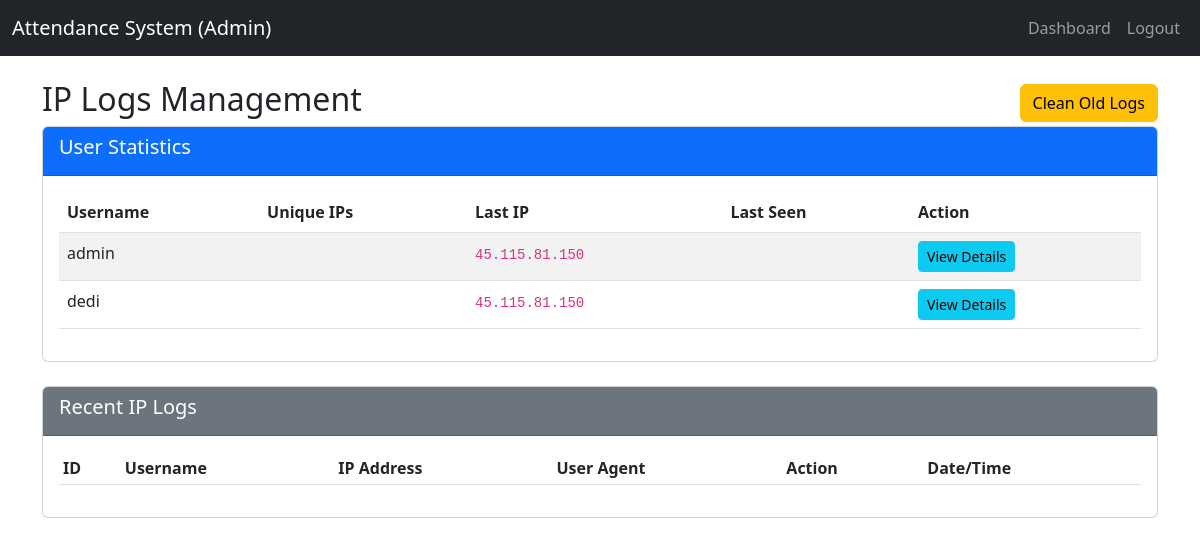
Page /admin/all-ips (signed in) on the committed database.
### tables this page shows
CREATE TABLE users (
                    id INTEGER PRIMARY KEY AUTOINCREMENT,
                    username TEXT UNIQUE NOT NULL,
                    password TEXT NOT NULL,
                    role TEXT NOT NULL,
                    default_shift TEXT DEFAULT 'auto'
                );

### app.py (the view)
@app.route('/admin/all-ips')
@login_required
@admin_required
def all_ips():
    stats = query_db('''
        SELECT
            u.id as user_id,
            u.username,
            COUNT(DISTINCT l.ip_address) as unique_ips,
            COUNT(l.id) as total_logins,
            MAX(l.created_at) as last_login,
            (
                SELECT ip_address FROM ip_logs l2
                WHERE l2.user_id = u.id
                ORDER BY created_at DESC LIMIT 1
            ) as last_ip
        FROM users u
        LEFT JOIN ip_logs l ON u.id = l.user_id
        GROUP BY u.id, u.username
        ORDER BY last_login DESC
    ''')
    logs = query_db('''
        SELECT l.*, u.username
        FROM ip_logs l
        JOIN users u ON l.user_id = u.id
        ORDER BY l.created_at DESC
        LIMIT 1000
    ''')
    return render_template('all_ips.html', stats=stats, logs=logs)

### app.py (called while the page is built)
def get_db():
    if DATABASE_URL and DATABASE_URL.startswith('postgres'):
        if not hasattr(g, '_database'):
            g._database = psycopg2.connect(DATABASE_URL, cursor_factory=RealDictCursor)
        return g._database
    else:
        db = getattr(g, '_database', None)
        if db is None:
            db = g._database = sqlite3.connect('attendance.db')
            db.row_factory = sqlite3.Row
        return db

@app.teardown_appcontext
def close_connection(exception):
    db = getattr(g, '_database', None)
    if db is not None:
        db.close()

def query_db(query, args=(), one=False):
    try:
        conn = get_db()
        if DATABASE_URL and DATABASE_URL.startswith('postgres'):
            cur = conn.cursor()
            cur.execute(query.replace('?', '%s'), args)
            rv = cur.fetchall()
            cur.close()
            return (rv[0] if rv else None) if one else rv
        else:
            cur = conn.execute(query, args)
            rv = cur.fetchall()
            cur.close()
            return (rv[0] if rv else None) if one else rv
    except Exception as e:
        app.logger.error(f"Database query error: {str(e)}")
        raise

def login_required(f):
    @wraps(f)
    def decorated_function(*args, **kwargs):
        if 'user_id' not in session:
            flash('Please log in first.', 'warning')
            return redirect(url_for('login'))
        return f(*args, **kwargs)
    return decorated_function

def admin_required(f):
    @wraps(f)
    def decorated_function(*args, **kwargs):
        if session.get('role') != 'admin':
            flash('Admin access required.', 'danger')
            return redirect(url_for('dashboard'))
        return f(*args, **kwargs)
    return decorated_function

### templates/all_ips.html (shortened to what this page needs)
<!DOCTYPE html>
<html lang="en">
<head>
    <link href="https://cdn.jsdelivr.net/npm/bootstrap@5.3.0/dist/css/bootstrap.min.css" rel="stylesheet">
    <link rel="stylesheet" href="{{ url_for('static', filename='style.css') }}">
</head>
<body>
    <nav class="navbar navbar-expand-lg navbar-dark bg-dark">
        <div class="container-fluid">
            <a class="navbar-brand" href="#">Attendance System (Admin)</a>
            <div class="collapse navbar-collapse">
                <ul class="navbar-nav ms-auto">
                    <li class="nav-item"><a class="nav-link" href="{{ url_for('dashboard') }}">Dashboard</a></li>
                    <li class="nav-item"><a class="nav-link" href="{{ url_for('logout') }}">Logout</a></li>
                </ul>
            </div>
        </div>
    </nav>
    <div class="container mt-4">
        <div class="d-flex justify-content-between align-items-center">
            <h2>IP Logs Management</h2>
            <a href="{{ url_for('ip.clean_old_logs', days=30) }}" class="btn btn-warning" onclick="return confirm('Hapus log IP lebih dari 30 hari?')">Clean Old Logs</a>
        </div>
        <div class="card mb-4">
            <div class="card-header bg-primary text-white">
                <h5>User Statistics</h5>
            </div>
            <div class="card-body">
                <table class="table table-striped">
                    <thead>
                        <tr>
                            <th>Username</th>
                            <th>Unique IPs</th>
                            <th>Last IP</th>
                            <th>Last Seen</th>
                            <th>Action</th>
                        </tr>
                    </thead>
                    <tbody>
                        {% for stat in stats %}
                        <tr>
                            <td>{{ stat.username }}</td>
                            <td>{{ stat.ip_count }}</td>
                            <td><code>{{ stat.last_ip }}</code></td>
                            <td>{{ stat.last_seen }}</td>
                            <td>
                                <a href="{{ url_for('ip.user_ips', user_id=stat.user_id) }}" class="btn btn-sm btn-info">View Details</a>
                            </td>
                        </tr>
                        {% endfor %}
                    </tbody>
                </table>
            </div>
        </div>
        <div class="card">
            <div class="card-header bg-secondary text-white">
                <h5>Recent IP Logs</h5>
            </div>
            <div class="card-body">
                <div class="table-responsive">
                    <table class="table table-sm table-striped">
                        <thead>
                            <tr>
                                <th>ID</th>
                                <th>Username</th>
                                <th>IP Address</th>
                                <th>User Agent</th>
                                <th>Action</th>
                                <th>Date/Time</th>
                            </tr>
                        </thead>
                    </table>
                </div>
            </div>
        </div>
    </div>
</body>
</html>

### static/style.css (style rules this page uses)
.table-responsive { overflow-x: auto; }

### rows in the picture
users: username "admin", last_ip "45.115.81.150"
users: username "dedi", last_ip "45.115.81.150"
